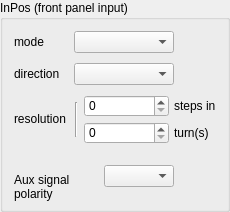
         <widget class="QGroupBox" name="groupBox_2">
          <property name="minimumSize">
           <size>
            <width>185</width>
            <height>142</height>
           </size>
          </property>
          <property name="title">
           <string>InPos (front panel input)</string>
          </property>
          <property name="flat">
           <bool>false</bool>
          </property>
          <layout class="QVBoxLayout">
           <property name="spacing">
            <number>10</number>
           </property>
           <property name="rightMargin">
            <number>3</number>
           </property>
           <item>
            <layout class="QGridLayout">
             <item row="0" column="0">
              <widget class="QLabel" name="label_10">
               <property name="sizePolicy">
                <sizepolicy hsizetype="Fixed" vsizetype="Expanding">
                 <horstretch>0</horstretch>
                 <verstretch>0</verstretch>
                </sizepolicy>
               </property>
               <property name="minimumSize">
                <size>
                 <width>50</width>
                 <height>16</height>
                </size>
               </property>
               <property name="maximumSize">
                <size>
                 <width>16777215</width>
                 <height>22</height>
                </size>
               </property>
               <property name="text">
                <string>mode</string>
               </property>
              </widget>
             </item>
             <item row="0" column="1">
              <widget class="QComboBox" name="cfgINPMODE">
               <property name="sizePolicy">
                <sizepolicy hsizetype="Expanding" vsizetype="Maximum">
                 <horstretch>0</horstretch>
                 <verstretch>0</verstretch>
                </sizepolicy>
               </property>
               <property name="minimumSize">
                <size>
                 <width>70</width>
                 <height>16</height>
                </size>
               </property>
               <property name="maximumSize">
                <size>
                 <width>16777215</width>
                 <height>22</height>
                </size>
               </property>
              </widget>
             </item>
             <item row="1" column="0">
              <widget class="QLabel" name="label_11">
               <property name="sizePolicy">
                <sizepolicy hsizetype="Fixed" vsizetype="Expanding">
                 <horstretch>0</horstretch>
                 <verstretch>0</verstretch>
                </sizepolicy>
               </property>
               <property name="minimumSize">
                <size>
                 <width>50</width>
                 <height>16</height>
                </size>
               </property>
               <property name="maximumSize">
                <size>
                 <width>16777215</width>
                 <height>22</height>
                </size>
               </property>
               <property name="text">
                <string>direction</string>
               </property>
              </widget>
             </item>
             <item row="1" column="1">
              <widget class="QComboBox" name="cfgINPSENSE">
               <property name="sizePolicy">
                <sizepolicy hsizetype="Expanding" vsizetype="Maximum">
                 <horstretch>0</horstretch>
                 <verstretch>0</verstretch>
                </sizepolicy>
               </property>
               <property name="minimumSize">
                <size>
                 <width>70</width>
                 <height>16</height>
                </size>
               </property>
               <property name="maximumSize">
                <size>
                 <width>16777215</width>
                 <height>22</height>
                </size>
               </property>
              </widget>
             </item>
             <item row="1" column="2">
              <spacer>
               <property name="orientation">
                <enum>Qt::Horizontal</enum>
               </property>
               <property name="sizeType">
                <enum>QSizePolicy::Fixed</enum>
               </property>
               <property name="sizeHint" stdset="0">
                <size>
                 <width>50</width>
                 <height>20</height>
                </size>
               </property>
              </spacer>
             </item>
             <item row="0" column="2">
              <spacer>
               <property name="orientation">
                <enum>Qt::Horizontal</enum>
               </property>
               <property name="sizeType">
                <enum>QSizePolicy::Fixed</enum>
               </property>
               <property name="sizeHint" stdset="0">
                <size>
                 <width>50</width>
                 <height>20</height>
                </size>
               </property>
              </spacer>
             </item>
            </layout>
           </item>
           <item>
            <layout class="QHBoxLayout">
             <property name="spacing">
              <number>5</number>
             </property>
             <item>
              <widget class="QLabel" name="label_7">
               <property name="sizePolicy">
                <sizepolicy hsizetype="Fixed" vsizetype="Expanding">
                 <horstretch>0</horstretch>
                 <verstretch>0</verstretch>
                </sizepolicy>
               </property>
               <property name="minimumSize">
                <size>
                 <width>55</width>
                 <height>16</height>
                </size>
               </property>
               <property name="maximumSize">
                <size>
                 <width>16777215</width>
                 <height>22</height>
                </size>
               </property>
               <property name="text">
                <string>resolution</string>
               </property>
              </widget>
             </item>
             <item>
              <widget class="Line" name="line_2">
               <property name="sizePolicy">
                <sizepolicy hsizetype="Fixed" vsizetype="Fixed">
                 <horstretch>0</horstretch>
                 <verstretch>0</verstretch>
                </sizepolicy>
               </property>
               <property name="minimumSize">
                <size>
                 <width>5</width>
                 <height>35</height>
                </size>
               </property>
               <property name="orientation">
                <enum>Qt::Vertical</enum>
               </property>
              </widget>
             </item>
             <item>
              <layout class="QGridLayout">
               <property name="topMargin">
                <number>0</number>
               </property>
               <property name="bottomMargin">
                <number>0</number>
               </property>
               <property name="spacing">
                <number>5</number>
               </property>
               <item row="0" column="0">
                <widget class="QSpinBox" name="cfgINPNSTEP">
                 <property name="sizePolicy">
                  <sizepolicy hsizetype="Expanding" vsizetype="Maximum">
                   <horstretch>0</horstretch>
                   <verstretch>0</verstretch>
                  </sizepolicy>
                 </property>
                 <property name="minimumSize">
                  <size>
                   <width>65</width>
                   <height>22</height>
                  </size>
                 </property>
                 <property name="maximumSize">
                  <size>
                   <width>16777215</width>
                   <height>22</height>
                  </size>
                 </property>
                 <property name="maximum">
                  <number>999999999</number>
                 </property>
                </widget>
               </item>
               <item row="0" column="1">
                <widget class="QLabel" name="label_8">
                 <property name="sizePolicy">
                  <sizepolicy hsizetype="Fixed" vsizetype="Maximum">
                   <horstretch>0</horstretch>
                   <verstretch>0</verstretch>
                  </sizepolicy>
                 </property>
                 <property name="minimumSize">
                  <size>
                   <width>50</width>
                   <height>16</height>
                  </size>
                 </property>
                 <property name="maximumSize">
                  <size>
                   <width>16777215</width>
                   <height>22</height>
                  </size>
                 </property>
                 <property name="text">
                  <string>steps in</string>
                 </property>
                </widget>
               </item>
               <item row="1" column="0">
                <widget class="QSpinBox" name="cfgINPNTURN">
                 <property name="sizePolicy">
                  <sizepolicy hsizetype="Expanding" vsizetype="Expanding">
                   <horstretch>0</horstretch>
                   <verstretch>0</verstretch>
                  </sizepolicy>
                 </property>
                 <property name="minimumSize">
                  <size>
                   <width>65</width>
                   <height>22</height>
                  </size>
                 </property>
                 <property name="maximumSize">
                  <size>
                   <width>16777215</width>
                   <height>22</height>
                  </size>
                 </property>
                 <property name="maximum">
                  <number>999999999</number>
                 </property>
                </widget>
               </item>
               <item row="1" column="1">
                <widget class="QLabel" name="label_9">
                 <property name="sizePolicy">
                  <sizepolicy hsizetype="Fixed" vsizetype="Maximum">
                   <horstretch>0</horstretch>
                   <verstretch>0</verstretch>
                  </sizepolicy>
                 </property>
                 <property name="minimumSize">
                  <size>
                   <width>50</width>
                   <height>16</height>
                  </size>
                 </property>
                 <property name="maximumSize">
                  <size>
                   <width>16777215</width>
                   <height>22</height>
                  </size>
                 </property>
                 <property name="text">
                  <string>turn(s)</string>
                 </property>
                </widget>
               </item>
              </layout>
             </item>
            </layout>
           </item>
           <item>
            <layout class="QHBoxLayout">
             <item>
              <widget class="QLabel" name="label_12">
               <property name="sizePolicy">
                <sizepolicy hsizetype="Fixed" vsizetype="Expanding">
                 <horstretch>0</horstretch>
                 <verstretch>0</verstretch>
                </sizepolicy>
               </property>
               <property name="minimumSize">
                <size>
                 <width>80</width>
                 <height>44</height>
                </size>
               </property>
               <property name="maximumSize">
                <size>
                 <width>16777215</width>
                 <height>22</height>
                </size>
               </property>
               <property name="text">
                <string>Aux signal
polarity</string>
               </property>
               <property name="wordWrap">
                <bool>true</bool>
               </property>
              </widget>
             </item>
             <item>
              <widget class="QComboBox" name="cfgINPAUXPOL">
               <property name="sizePolicy">
                <sizepolicy hsizetype="Expanding" vsizetype="Maximum">
                 <horstretch>0</horstretch>
                 <verstretch>0</verstretch>
                </sizepolicy>
               </property>
               <property name="minimumSize">
                <size>
                 <width>70</width>
                 <height>16</height>
                </size>
               </property>
               <property name="maximumSize">
                <size>
                 <width>16777215</width>
                 <height>22</height>
                </size>
               </property>
               <property name="font">
                <font>
                 <pointsize>7</pointsize>
                </font>
               </property>
              </widget>
             </item>
             <item>
              <spacer>
               <property name="orientation">
                <enum>Qt::Horizontal</enum>
               </property>
               <property name="sizeType">
                <enum>QSizePolicy::Fixed</enum>
               </property>
               <property name="sizeHint" stdset="0">
                <size>
                 <width>50</width>
                 <height>16</height>
                </size>
               </property>
              </spacer>
             </item>
            </layout>
           </item>
          </layout>
         </widget>
